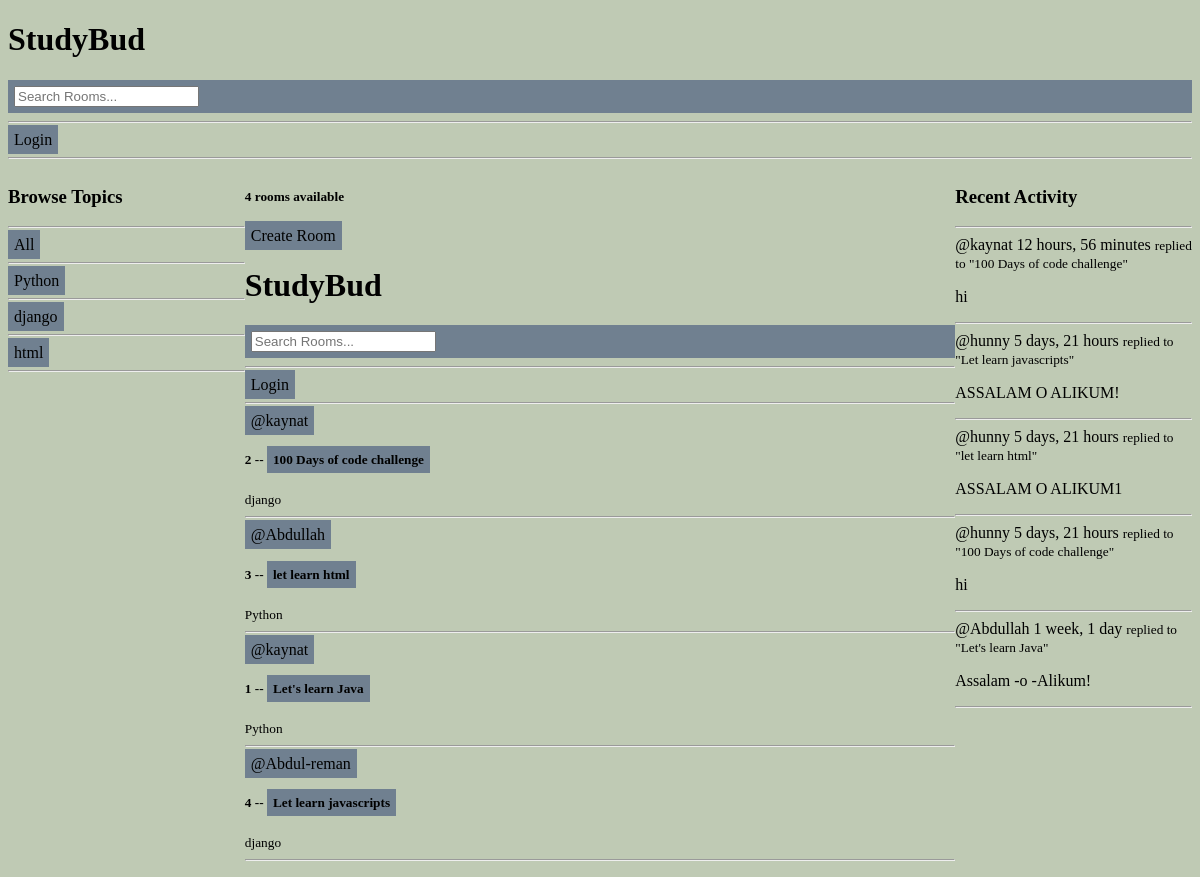
The page / on the database its author committed.
### base/models.py (models this page shows, shortened)
class Topic(models.Model):
    name =models.CharField(max_length=200)

class Room(models.Model):
    host =  models.ForeignKey(User, on_delete=models.SET_NULL, null= True)
    topic =  models.ForeignKey(Topic, on_delete=models.SET_NULL, null= True)
    name = models.CharField(max_length=200)
    description = models.TextField(null=True, blank=True)
    participants = models.ManyToManyField(User, related_name='Participants', blank= True)
    updated = models.DateTimeField(auto_now=True)
    created =models.DateTimeField(auto_now_add=True)
    class Meta:
        ordering = ['-updated', '-created']
    def __str__(self):
        return self.name

class Message(models.Model):
    user = models.ForeignKey(User, on_delete=models.CASCADE)
    room = models.ForeignKey(Room, on_delete=models.CASCADE)
    body = models.TextField()
    updated = models.DateTimeField(auto_now=True)
    created =models.DateTimeField(auto_now_add=True)
    class Meta:
        ordering = ['-updated', '-created']
    def __str__(self):
        return self.body[0:50]

### base/views.py (the view)
# urls.py: path('', views.home, name="home"),
def home(request):
    q = request.GET.get('q') if request.GET.get('q') != None else ''
    rooms = Room.objects.filter(Q(topic__name__icontains=q) |
    Q(name__icontains=q) |
    Q(description__icontains=q)
    )
    topics =Topic.objects.all()
    room_count= rooms.count()
    room_messages = Message.objects.filter(Q(room__topic__name__icontains=q))
    context = {'rooms': rooms, 'topics': topics, 'room_count': room_count ,
    'room_messages': room_messages
    }
    return render(request, "base/home.html" , context )

### base/templates/base/home.html (shortened to what this page needs)
{% extends 'main.html' %}
{% block content%}
<div class="container" id="cont1">
 <div class="home-container">
    <div>
        {% include 'base/topics_component.html'%}
    </div>
    <div>
        <h5>{{room_count}} rooms available</h5>
        <a href="{% url 'create-room'%}" class="btn"> Create Room</a>
        {% include 'base/feed_component.html'%}
    <div>
       {% include  'base/activity_component.html' %}
    </div>
{% endblock%}

### base/templates/base/topics_component.html (shortened to what this page needs)
<div class="container" id="cont1">
       <h3> Browse Topics </h3>
       <hr>
       <div>
             <a href="{%url 'home' %}" class="btn"> All</a>
             <hr>
        </div>
        {% for topic in topics%}
        <div>
             <a href="{%url 'home' %}?q={{topic.name}}"  class="btn"> {{topic.name}}</a>
             <hr>
        </div>
        {%endfor%}
</div>

### base/templates/base/feed_component.html (shortened to what this page needs)
{% include 'navbar.html' %}
<!DOCTYPE html>
<html>
<head>
</head>
<body>
    <div class="container" id="cont1">
    <div>
        {% for room in rooms %}
            <div>
                <a href="{% url 'user-profile' room.host.id %}" class="btn">@{{room.host.username}}</a>
                <h5>{{room.id}} -- <a href="{% url 'room' room.id %}" class="btn"> {{room.name}}</a></h5>
                <small>{{room.topic.name}}</small>
                <hr>
            </div>
        {%  endfor %}
    </div>
</body>
    </div>
</html>

### base/templates/base/activity_component.html (shortened to what this page needs)
<div class="container" id="cont1">
<h3> Recent Activity </h3>
<hr>
{% for message in room_messages%}
    <div>
        <small<a href="{% url 'user-profile'  message.user.id %}" >@{{message.user}}</a> {{message.created|timesince}}</small>
        <small> replied to "{{message.room}}" </small>
        <p> {{message}}</p>
        <hr>
    </div>
{% endfor%}
</div>

### static/styles/main.css (style rules this page uses)
body { border: 2px red; background-color: rgba(104, 129, 78, 0.418); padding: 34; margin: 34; }

### templates/main.html (style rules this page uses)
.btn { background-color: slategrey; }

### templates/navbar.html (style rules this page uses)
a { text-decoration: none; color: black; }
.btn { background-color: slategrey; padding: 6px; border:none; cursor=pointer; font-size=18px; border-radius=4px; }

### base/templates/base/home.html (style rules this page uses)
.home-container { display: grid; grid-template-columns: 1fr 3fr 1fr; }
a { text-decoration: none; color: black; }
.btn { background-color: slategrey; padding: 6px; border:none; cursor=pointer; font-size=18px; border-radius=4px; }

### base/templates/base/topics_component.html (style rules this page uses)
a { text-decoration: none; color: black; }
.btn { background-color: blue; padding: 6px; border:none; cursor=pointer; font-size=18px; border-radius=4px; }

### base/templates/base/feed_component.html (style rules this page uses)
a { text-decoration: none; color: black; }
.btn { background-color: slategrey; padding: 6px; border:none; cursor=pointer; font-size=18px; border-radius=4px; }

### base/templates/base/activity_component.html (style rules this page uses)
a { text-decoration: none; color: black; }
.btn { background-color: slategrey; padding: 6px; border:none; cursor=pointer; font-size=18px; border-radius=4px; }

### rows shown on the page
Topic: name "Python"
Topic: name "django"
Topic: name "html"
Room: host.username "kaynat", id "2", name "100 Days of code challenge", topic.name "django"
Room: host.username "Abdullah", id "3", name "let learn html", topic.name "Python"
Room: host.username "kaynat", id "1", name "Let's learn Java", topic.name "Python"
Room: host.username "Abdul-reman", id "4", name "Let learn javascripts", topic.name "django"
Message: user "kaynat", created "12 hours, 56 minutes", room "100 Days of code challenge", body "hi"
Message: user "hunny", created "5 days, 21 hours", room "Let learn javascripts", body "ASSALAM O ALIKUM!"
Message: user "hunny", created "5 days, 21 hours", room "let learn html", body "ASSALAM O ALIKUM1"
Message: user "hunny", created "5 days, 21 hours", room "100 Days of code challenge", body "hi"
Message: user "Abdullah", created "1 week, 1 day", room "Let's learn Java", body "Assalam -o -Alikum!"

### other values the page prints
{{ room_count }} "4"
